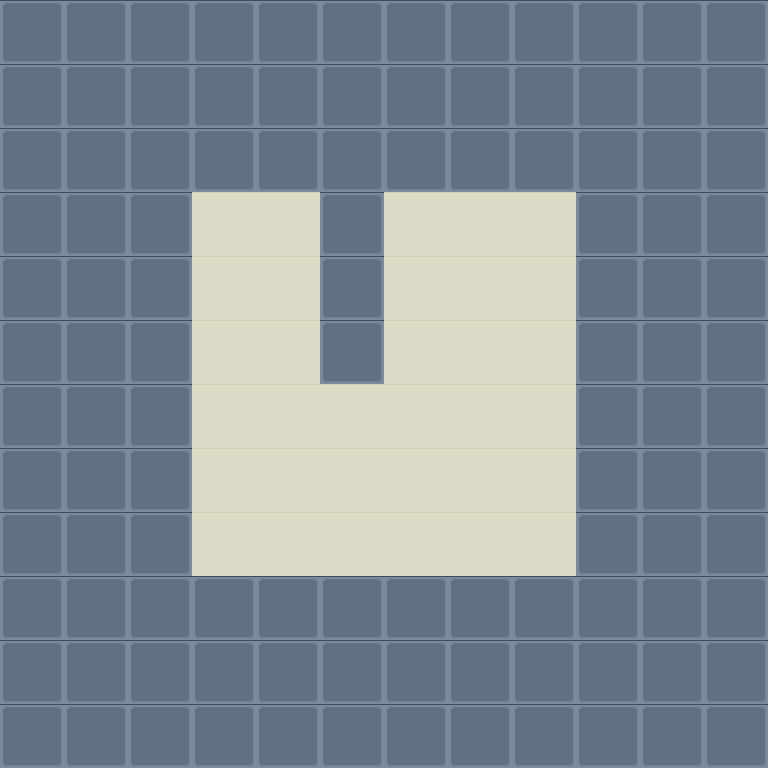

A level layout from a 2D game, rendered from its tile map. Below: a short description, then the map file with tile-grid data replaced by summaries:
An orthogonal 12x12 tile map with 64x64 px tiles, 2 tile layers (Tile Layer 1, Meta), 3 tilesets and 4 objects (2x BlueSpawn, 2x RedSpawn).

<map version="1.0" orientation="orthogonal" renderorder="right-down" width="12" height="12" tilewidth="64" tileheight="64" backgroundcolor="#ebe8e6">
 <tileset firstgid="1" name="Tiles_V1" tilewidth="64" tileheight="64">
  <image source="tiles_v1.png" width="128" height="320" />
 </tileset>
 <tileset firstgid="11" name="metaTiles_v1" tilewidth="64" tileheight="64">
  <image source="metaTiles_v1.png" width="320" height="64" />
  <tile id="1">
   <properties>
    <property name="Free" value="True" />
    <property name="Stop" value="False" />
   </properties>
  </tile>
  <tile id="4">
   <properties>
    <property name="Stop" value="True" />
   </properties>
  </tile>
 </tileset>
 <tileset firstgid="16" name="Tiles_V2" tilewidth="64" tileheight="64">
  <image source="tiles_v2.png" width="321" height="192" />
 </tileset>
 <objectgroup color="#ebe8e6" name="Objects">
  <object name="BlueSpawn" x="512" y="384" width="64" height="64">
   <properties>
    <property name="Stop" value="True" />
   </properties>
  </object>
  <object name="BlueSpawn" x="512" y="512" width="64" height="64" />
  <object name="RedSpawn" x="512" y="448" width="64" height="64" />
  <object name="RedSpawn" x="512" y="320" width="64" height="64" />
 </objectgroup>
 <layer name="Tile Layer 1" width="12" height="12">
  <data>[144 cells, 111 non-empty, 1 distinct tile ids]</data>
 </layer>
 <layer name="Meta" width="12" height="12">
  <data>[144 cells, 144 non-empty, 2 distinct tile ids]</data>
 </layer>
</map>
